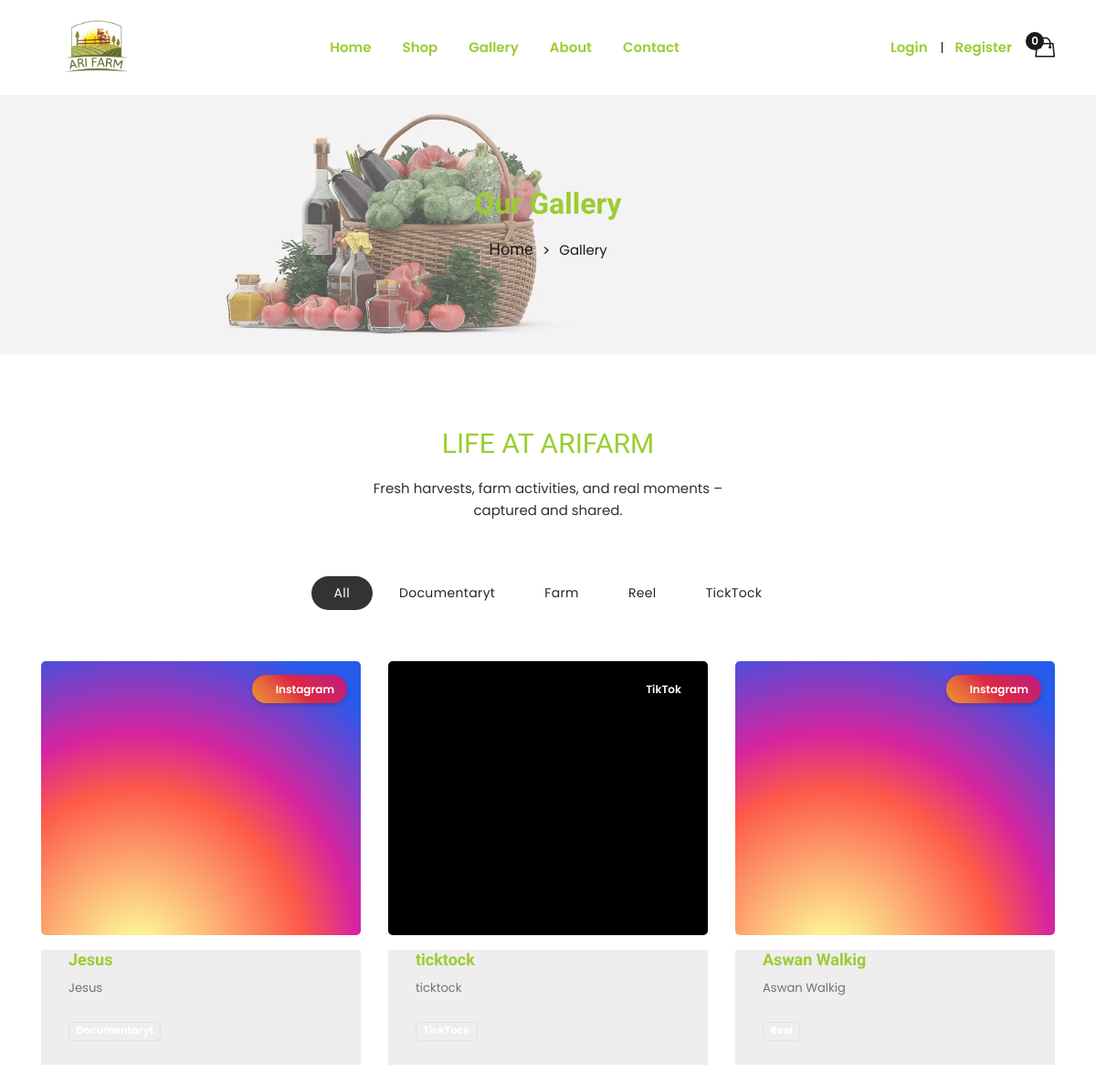
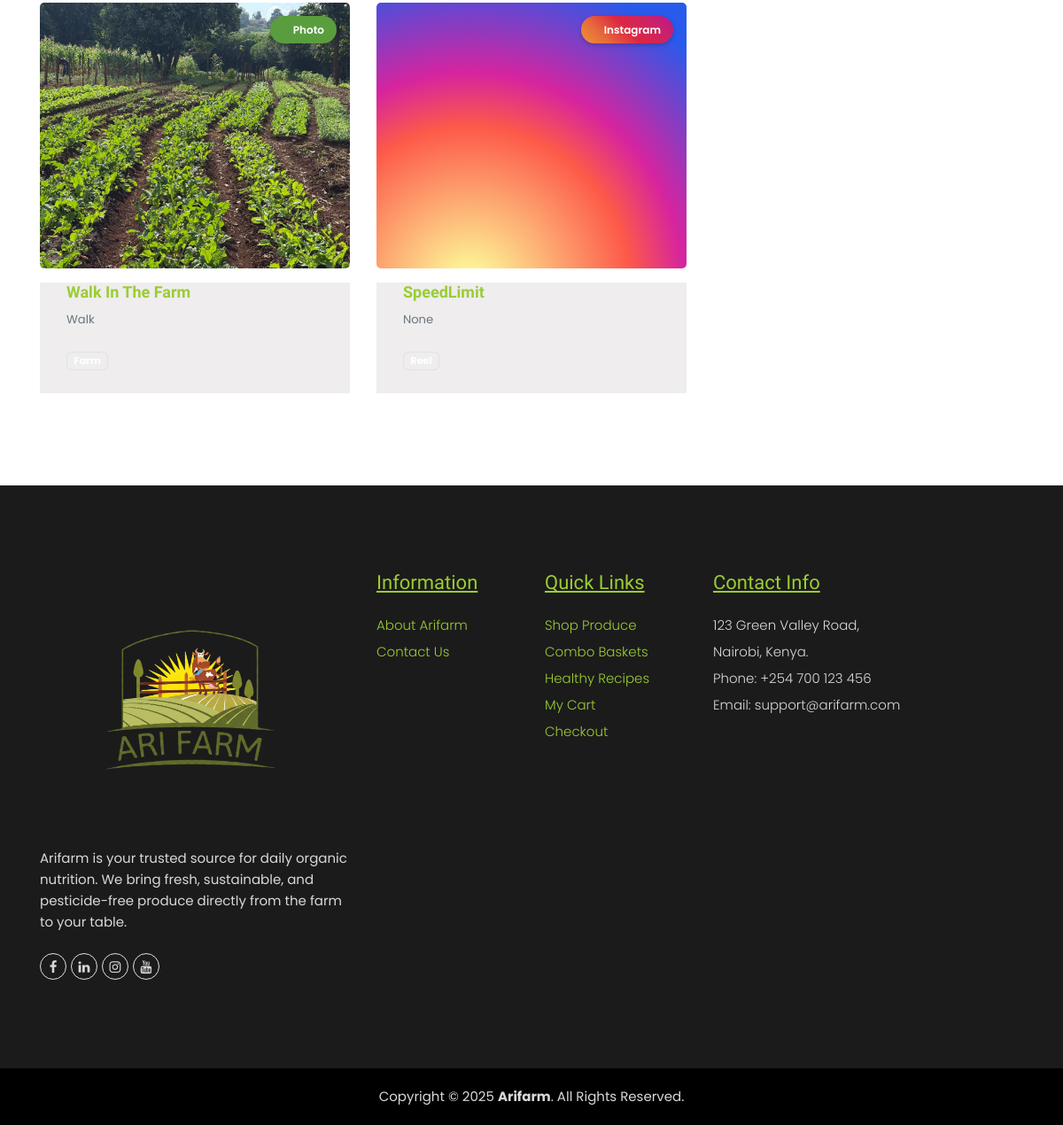
Page /gallery/ on the committed database (2 pictures, top to bottom).
### core/models.py (models this page shows, shortened)
class GalleryCategory(models.Model):
    name = models.CharField(max_length=100)
    slug = models.SlugField(unique=True)
    order = models.PositiveIntegerField(default=0)
    class Meta:
        verbose_name_plural = "Gallery Categories"
        ordering = ['order', 'name']

class GalleryItem(models.Model):
    MEDIA_TYPES = [
        ('image', 'Farm Image (Upload)'),
        ('youtube', 'YouTube Video'),
        ('instagram', 'Instagram (Reel/Post)'),
        ('tiktok', 'TikTok Video'),
    ]
    title = models.CharField(max_length=200)
    description = models.TextField(blank=True, help_text="Short description appearing under the media")
    category = models.ForeignKey(GalleryCategory, on_delete=models.CASCADE, related_name='items')
    media_type = models.CharField(max_length=20, choices=MEDIA_TYPES, default='image')
    image = models.ImageField(upload_to='gallery/', blank=True, null=True, help_text="Upload image for Farm Image type")
    social_url = models.URLField(blank=True, null=True, help_text="Paste full YouTube, Instagram, or TikTok URL")
    is_active = models.BooleanField(default=True)
    order = models.PositiveIntegerField(default=0)
    created_at = models.DateTimeField(auto_now_add=True)
    class Meta:
        ordering = ['order', '-created_at']
    def get_thumbnail_url(self):
        if self.media_type == 'image' and self.image:
            return self.image.url
        elif self.media_type == 'youtube':
            embed_url = self.get_youtube_embed_url()
            if embed_url:
                video_id = embed_url.split('/embed/')[-1]
                return f"https://img.youtube.com/vi/{video_id}/hqdefault.jpg"
        elif self.media_type == 'instagram':
            if self.social_url:
                post_id = self.social_url.strip('/').split('/')[-1]
                return f"https://www.instagram.com/p/{post_id}/media/?size=m"
        elif self.media_type == 'tiktok':
            video_id = self.get_tiktok_id()
            if video_id:
                return f"https://www.tiktok.com/oembed/thumbnail/{video_id}"
        return None  # fallback placeholder if needed
    def get_instagram_embed_url(self):
        if not self.social_url:
            return None
        url = self.social_url.rstrip('/') + '/'
        return f"{url}embed"
    def get_tiktok_embed_code(self):
        video_id = self.get_tiktok_id()
        if not video_id:
            return None
        return f'''
        <blockquote class="tiktok-embed" cite="{self.social_url}" data-video-id="{video_id}" style="max-width: 605px; min-width: 325px;">
            <section> </section>
        </blockquote>
        <script async src="https://www.tiktok.com/embed.js"></script>
        '''
    def get_tiktok_id(self):
        if not self.social_url:
            return None
        try:
            return self.social_url.split('/video/')[-1].split('?')[0]
        except:
            return None

### core/views.py (the view)
# urls.py: path('gallery/', GalleryView.as_view(), name='gallery'),
class GalleryView(ListView):
    model = GalleryItem
    template_name = 'core/gallery.html'
    context_object_name = 'gallery_items'
    paginate_by = 12  # Increased for better display
    def get_queryset(self):
        return GalleryItem.objects.filter(is_active=True).select_related('category').order_by('order', '-created_at')
    def get_context_data(self, **kwargs):
        context = super().get_context_data(**kwargs)
        context['categories'] = GalleryCategory.objects.all().order_by('order', 'name')
        return context

### core/context_processors.py (called while the page is built)
def promotional_popup(request):
    popup = PromotionalPopup.get_active_popup()
    return {'promotional_popup': popup}

### core/models.py (called while the page is built)
    @staticmethod
    def get_active_popup():
        return PromotionalPopup.objects.filter(is_active=True).first()

### templates/core/gallery.html (shortened to what this page needs)
{% extends 'base.html' %}
{% load static %}
{% block content %}
<div class="breadcrumbs-area position-relative">
    <div class="container">
        <div class="row">
            <div class="col-12 text-center">
                <div class="breadcrumb-content position-relative section-content">
                    <h3 class="title-3">Our Gallery</h3>
                    <ul>
                        <li><a href="{% url 'home' %}">Home</a></li>
                        <li>Gallery</li>
                    </ul>
                </div>
            </div>
        </div>
    </div>
</div>
<div class="product-area mt-no-text mb-no-text">
    <div class="container container-default-2 custom-area">
        <div class="row">
            <div class="col-lg-5 m-auto text-center col-custom">
                <div class="section-content">
                    <h2 class="title-1 text-uppercase">Life at AriFarm</h2>
                    <div class="desc-content">
                        <p>Fresh harvests, farm activities, and real moments – captured and shared.</p>
                    </div>
                </div>
            </div>
        </div>
        <div class="row">
            <div class="col-12 text-center mb-5">
                <div class="gallery-filter-nav">
                    <button class="btn obrien-button-2 active mr-2 mb-2" data-filter="*">All</button>
                    {% for category in categories %}
                    <button class="btn obrien-button-2 mr-2 mb-2" data-filter=".cat-{{ category.slug }}">{{ category.name }}</button>
                    {% endfor %}
                </div>
            </div>
        </div>
        <div class="row gallery-grid">
            {% for item in gallery_items %}
            <div class="col-lg-4 col-md-6 col-sm-12 col-custom gallery-item cat-{{ item.category.slug }} mb-4">
                <div class="gallery-card single-product position-relative">
                    <div class="product-image box-img position-relative" style="cursor: pointer;">
                        {% if item.get_thumbnail_url %}
                            <img src="{{ item.get_thumbnail_url }}"
                                 alt="{{ item.title }}"
                                 class="w-100"
                                 style="height: 300px; object-fit: cover; border-radius: 5px;"
                                 onerror="this.style.display='none'; document.getElementById('fallback-{{ item.id }}').style.display='flex';">
                            <div id="fallback-{{ item.id }}" class="social-placeholder {{ item.media_type }}" style="display: none; height: 300px;">
                                <span>
                                    {% if item.media_type == 'tiktok' %} <i class="fab fa-tiktok fa-3x"></i>
                                    {% elif item.media_type == 'instagram' %} <i class="fab fa-instagram fa-3x"></i>
                                    {% else %} <i class="fas fa-play fa-3x"></i> {% endif %}
                                </span>
                            </div>
                        {% endif %}
                        <div class="content-type-badge {{ item.media_type }}">
                            {% if item.media_type == 'image' %} <i class="fas fa-camera"></i> Photo
                            {% elif item.media_type == 'youtube' %} <i class="fab fa-youtube"></i> YouTube
                            {% elif item.media_type == 'instagram' %} <i class="fab fa-instagram"></i> Instagram
                            {% elif item.media_type == 'tiktok' %}  TikTok
                            {% endif %}
                        </div>
                    </div>
                    <div class="product-content mt-3">
                        <div class="product-title">
                            <h4 class="title-2">{{ item.title }}</h4>
                        </div>
                        {% if item.description %}
                            <p class="desc-content mb-2 text-muted small text-truncate">{{ item.description }}</p>
                        {% endif %}
                        <div class="product-rating">
                            <span class="badge badge-light border">{{ item.category.name }}</span>
                        </div>
                    </div>
                </div>
                </div>
            {% empty %}
            <div class="col-12 text-center py-5">
                <i class="far fa-images fa-4x text-muted mb-4"></i>
                <h3>No items in gallery yet</h3>
            </div>
            {% endfor %}
        </div>
    </div>
</div>
{% endblock %}

### templates/core/gallery.html (style rules this page uses)
.content-type-badge { position:absolute; top:15px; right:15px; padding:6px 14px; border-radius:30px; font-size:12px; font-weight:600; color:white; z-index:2; box-shadow: 0 2px 5px rgba(0,0,0,0.2); }
.content-type-badge.image { background:#5a9d3e; }
.content-type-badge.instagram { background: linear-gradient(45deg, #f09433 0%,#e6683c 25%,#dc2743 50%,#cc2366 75%,#bc1888 100%); }
.content-type-badge.tiktok { background:#000000; }
.social-placeholder { width: 100%; display: flex; flex-direction: column; align-items: center; justify-content: center; color: white; font-weight: bold; border-radius: 5px; background-color: #eee; }
.social-placeholder.tiktok { background-color: #000; }
.social-placeholder.instagram { background: radial-gradient(circle at 30% 107%, #fdf497 0%, #fdf497 5%, #fd5949 45%, #d6249f 60%, #285AEB 90%); }
.gallery-filter-nav .active { background-color: #333 !important; color: #fff !important; border-color: #333 !important; }

### rows in the picture
GalleryCategory: name "Documentaryt"
GalleryCategory: name "Farm"
GalleryCategory: name "Reel"
GalleryCategory: name "TickTock"
GalleryItem: media_type "instagram" (drawn), title "Jesus", description "Jesus"
GalleryItem: media_type "TikTok", title "ticktock", description "ticktock"
GalleryItem: media_type "instagram" (drawn), title "Aswan Walkig", description "Aswan Walkig"
GalleryItem: get_thumbnail_url (picture), shows "Photo", title "Walk In The Farm", description "Walk"
GalleryItem: media_type "instagram" (drawn), title "SpeedLimit", description "None"
